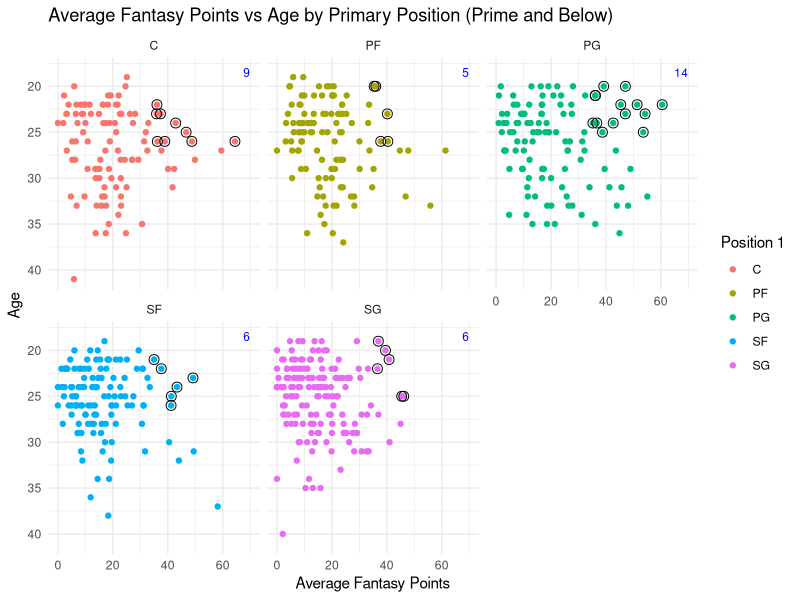
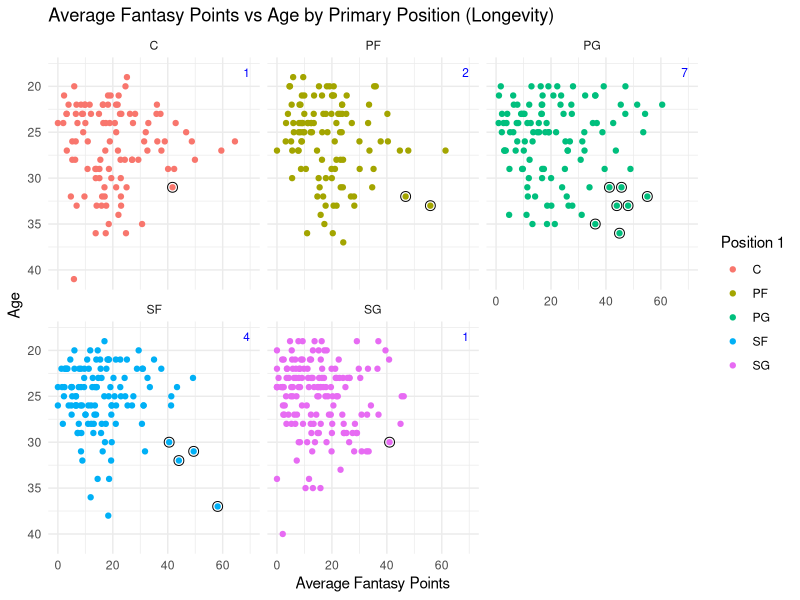
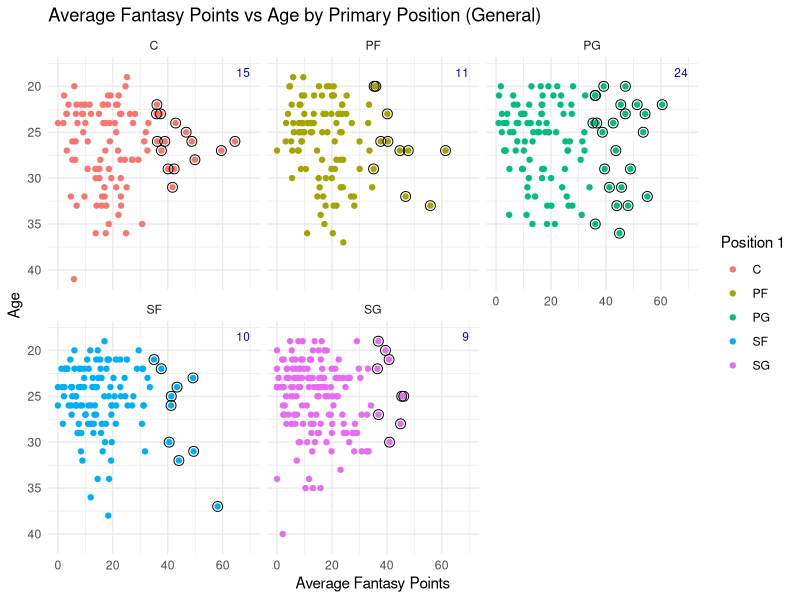
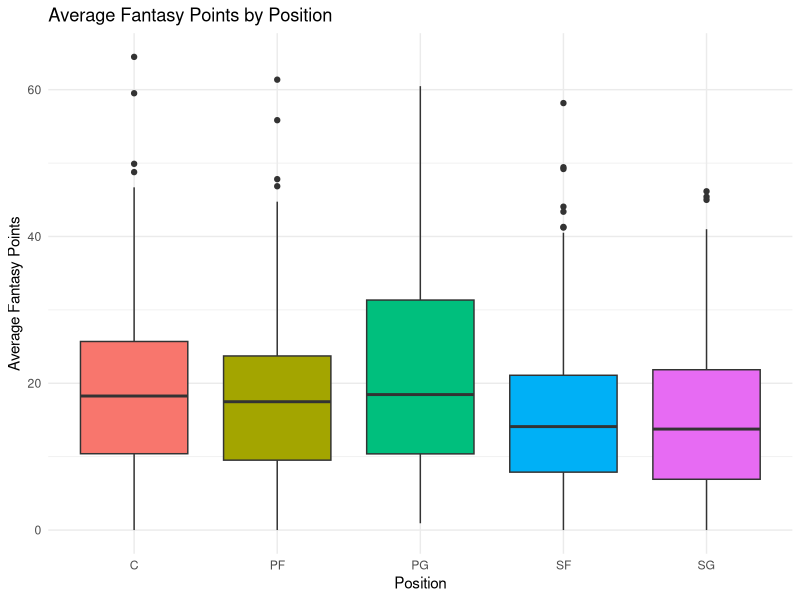
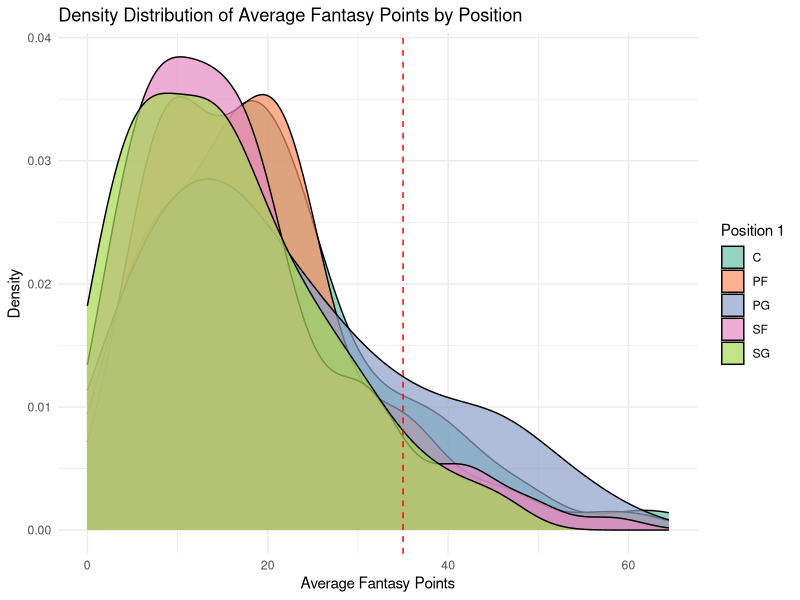
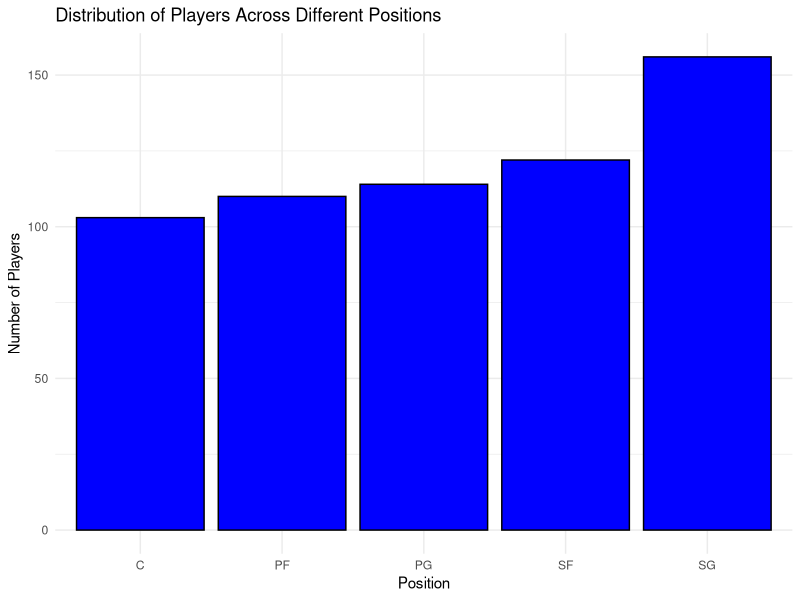
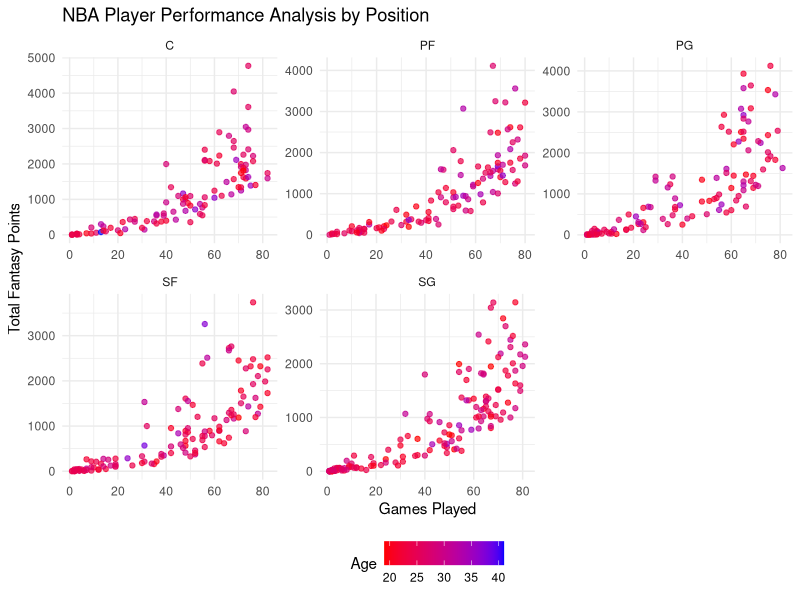

Generate these figures, in order, with R:
library(tidyverse)
library(ggplot2)

nba_data <- read_csv("NBA_2021_2022_stats.csv")

#make data easier to read with fully typed out column names
NBA_22 <- nba_data %>%
  rename(
    Team = Tm,
    `Games Played` = G,
    `Offensive Rebounds Per Game` = ORB,
    `Defensive Rebounds Per Game` = DRB,
    `Assists Per Game` = AST,
    `3 Point Percentage` = `3P%`,
    `2 Point Percentage` = `2P%`,
    `Free Throw Percentage` = `FT%`,
    `Field Goal Percentage` = `FG%`,
    `Steals Per Game` = STL,
    `Blocks Per Game` = BLK,
    `Points Per Game` = PTS,
    Position = Pos
  )

#Average Fantasy Points (Arbitrary Scoring System used by
#NBA Fantasy Players in Points League Formats)
# -----------------Glossary----------------------------
# Points =                1.05 Fantasy Points
# Defensive Rebounds =    1.15 Fantasy Points 
# Offensive Rebounds  =   1.25 Fantasy Points 
# Steals =                2.00 Fantasy Points 
# Blocks =                2.50 Fantasy Points 
# Assists =               1.85 Fantasy Points 

NBA_22 <- NBA_22 %>%
  mutate(
    `Average Fantasy Points` = (
      `Offensive Rebounds Per Game` * 1.25 +
        `Defensive Rebounds Per Game` * 1.15 +
        `Points Per Game` * 1.05 +
        `Blocks Per Game` * 2.5 +
        `Steals Per Game` * 2 +
        `Assists Per Game` * 1.85
    ),
    `Total Fantasy Points` = `Average Fantasy Points` * `Games Played`
  )

# Split Position into two different Columns if a player plays 2 Positions
# ##-## first ## is Position 1 and second ## is Position 2
# If not keep their position in Position 1 and Leave Position 2 blank

NBA_22 <- NBA_22 %>%
  separate(Position, into = c("Position 1", "Position 2"), sep = "-", fill = "right", remove = FALSE)

# Drop the Position Column since I no longer need it
NBA_22 <- NBA_22 %>% select(-Position)


# Identifying starter level, young and prime players
# Defined by player 18 - 26 
# (Rookies aged players to players entering their prime)
# Averaging 35 and Up fantasy points
rookie_to_prime_performers <- NBA_22 %>%
  filter(Age <= 26 & `Average Fantasy Points` >= 35)

count_performers <- rookie_to_prime_performers %>%
  group_by(`Position 1`) %>%
  summarize(Count = n())
# NBA Age vs Performance Analysis by Primary Position with Highlight on Young and Entering Prime Players
# This script creates a scatter plot using the NBA_22 data set.
# The plot visualizes the relationship between a player's average fantasy points and their age,
# with separate panels for each position. Additionally, it highlights young and prime performers,
# defined as players aged 26 or younger with average fantasy points of 35 or more
ggplot(NBA_22, aes(y = Age, x = `Average Fantasy Points`)) +
  geom_point(aes(color = `Position 1`)) +
  geom_point(data = rookie_to_prime_performers, aes(y = Age, x = `Average Fantasy Points`), 
             color = 'black', size = 3, shape = 1) +
  facet_wrap(~ `Position 1`) +
  geom_text(data = count_performers, aes(label = Count, y = 18, x = 70), hjust = 1, vjust = 1, size = 3, color = "blue") +
  scale_y_reverse(limits = c(max(NBA_22$Age), 18)) +
  scale_x_continuous(limits = c(0, 70)) +
  labs(title = 'Average Fantasy Points vs Age by Primary Position (Prime and Below)',
       y = 'Age',
       x = 'Average Fantasy Points') +
  theme_minimal()

# Identifying starter level veteran players
# Defined by Players Aged 30 and up
# Averaging 35 and up fantasy points
veteran_performers <- NBA_22 %>%
  filter(Age >= 30 & `Average Fantasy Points` >= 35)

count_performers <- veteran_performers %>%
  group_by(`Position 1`) %>%
  summarize(Count = n())
# NBA Age vs Performance Analysis by Primary Position with Highlight Veteran
# This script creates a scatter plot using the NBA_22 data set.
# The plot visualizes the relationship between a player's average fantasy points and their age,
# with separate panels for each position. Additionally, it highlights young and prime performers,
# defined as players aged 30 or older with average fantasy points of 35 or more

ggplot(NBA_22, aes(y = Age, x = `Average Fantasy Points`)) +
    geom_point(aes(color = `Position 1`)) +
  geom_point(data = veteran_performers, aes(y = Age, x = `Average Fantasy Points`), 
             color = 'black', size = 3, shape = 1) + 
  facet_wrap(~ `Position 1`) +
  geom_text(data = count_performers, aes(label = Count, y = 18, x = 70), hjust = 1, vjust = 1, size = 3, color = "blue") +
  scale_y_reverse(limits = c(max(NBA_22$Age), 18)) +
  scale_x_continuous(limits = c(0, 70)) +
  labs(title = 'Average Fantasy Points vs Age by Primary Position (Longevity)',
       y = 'Age',
       x = 'Average Fantasy Points') +
  theme_minimal()

# Identifying Starter Level Players 
# All Players Averaging 35 or more fantasy players
general_performers <- NBA_22 %>%
  filter(`Average Fantasy Points` >= 35)

count_performers <- general_performers %>%
  group_by(`Position 1`) %>%
  summarize(Count = n())
# NBA Age vs Performance Analysis by Primary Position with Highlights General
# The plot visualizes the relationship between a player's average fantasy points and their age,
# with separate panels for each position. It highlights all starter level players
#, defined as players with average fantasy points of 35 or more.
ggplot(NBA_22, aes(y = Age, x = `Average Fantasy Points`)) +
  geom_point(aes(color = `Position 1`)) +
  geom_point(data = general_performers, aes(y = Age, x = `Average Fantasy Points`), 
             color = 'black', size = 3, shape = 1) + 
  facet_wrap(~ `Position 1`) +
  geom_text(data = count_performers, aes(label = Count, y = 18, x = 70), hjust = 1, vjust = 1, size = 3, color = "blue") +
  scale_y_reverse(limits = c(max(NBA_22$Age), 18)) +
  scale_x_continuous(limits = c(0, 70)) +
  labs(title = 'Average Fantasy Points vs Age by Primary Position (General)',
       y = 'Age',
       x = 'Average Fantasy Points') +
  theme_minimal()


# Box Plot for 'Average Fantasy Points' by Position
# Used to Display Overall Fantasy Points Average Dominance by the
# PG position
ggplot(NBA_22, aes(x = `Position 1`, y = `Average Fantasy Points`, fill = `Position 1`)) +
  geom_boxplot() +
  labs(title = "Average Fantasy Points by Position", x = "Position", y = "Average Fantasy Points") +
  theme_minimal() +
  theme(legend.position = "none")


# Create a density plot for 'Average Fantasy Points' for each position in 'Position 1'
# red mark at the 35 fantasy point to signify where starter level players start
ggplot(NBA_22, aes(x = `Average Fantasy Points`, fill = `Position 1`)) +
  geom_density(alpha = 0.7) +  # Adjust alpha for transparency
  geom_vline(xintercept = 35, color = "red", linetype = "dashed") +  
  scale_fill_brewer(palette = "Set2") +  
  labs(title = "Density Distribution of Average Fantasy Points by Position",
       x = "Average Fantasy Points",
       y = "Density",
       fill = "Position 1") +
  theme_minimal()

# a bar chart for the distribution of players across different positions
# shows how PGs are in the middle of the pack when it comes to total players
# yet stats show that theyre the best players to target in a draft
ggplot(NBA_22, aes(x = `Position 1`)) +
  geom_bar(fill = "blue", color = "black") +  
  labs(title = "Distribution of Players Across Different Positions",
       x = "Position",
       y = "Number of Players") +
  theme_minimal()


# the faceted scatter plot
# shows how pgs are often young while playing alot of games but still
# producing fantasy points at an elite level
ggplot(NBA_22, aes(x = `Games Played`, y = `Total Fantasy Points`, color = Age)) +
  geom_point(alpha = 0.7) +
  scale_color_gradient(low = "red", high = "blue") + 
  facet_wrap(~ `Position 1`, scales = 'free') + 
  labs(title = "NBA Player Performance Analysis by Position",
       x = "Games Played",
       y = "Total Fantasy Points",
       color = "Age") +
  theme_minimal() +
  theme(legend.position = "bottom")

# Using aov function for ANOVA
anova_test <- aov(`Average Fantasy Points` ~ `Position 1`, data = NBA_22)

# Summary of the ANOVA test
anova_summary <- summary(anova_test)

capture.output(anova_summary, file = "anova results.txt")

